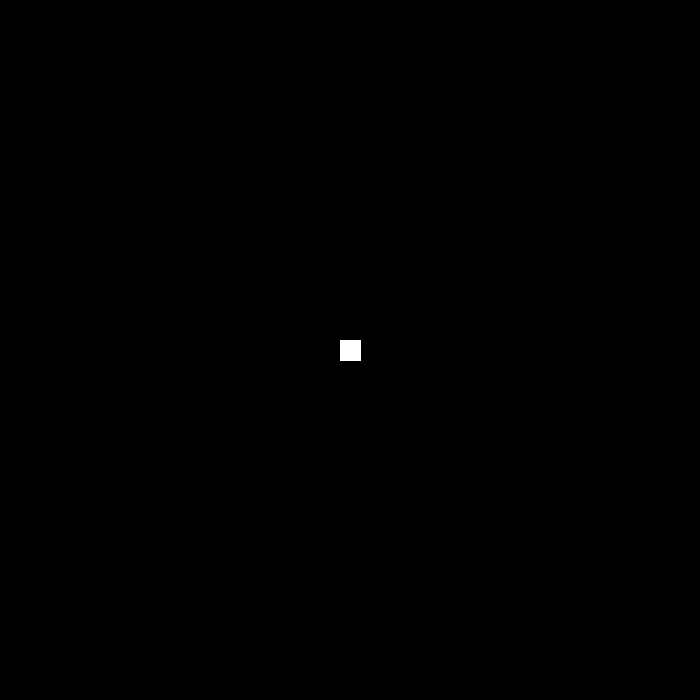
Frame 1 (no input)
Frame 60 (the mouse pressed at the canvas centre just before this capture): identical to frame 1, image omitted
Frame 120 (the mouse held since frame 60 and released just before this capture): identical to frame 1, image omitted

The Processing sketch that drew this single still picture (run headless with seeded random() and noise(); from frame 60 on, the mouse is pressed at the canvas centre):

// Processing sketch: assignment_pde
// ── assignment_pde.pde
/**
 * Animated square
 * by Stanley
 * 
 * creating the animation of a circle moving along the x axis
 * 
 */
 void setup() {
   size( 700, 700);
   background(0);
   
 }
 void draw() {
   fill(255);
   stroke(255);
   rectMode(CENTER);
   rect( 350, 350, 20, 20);
   
 }
